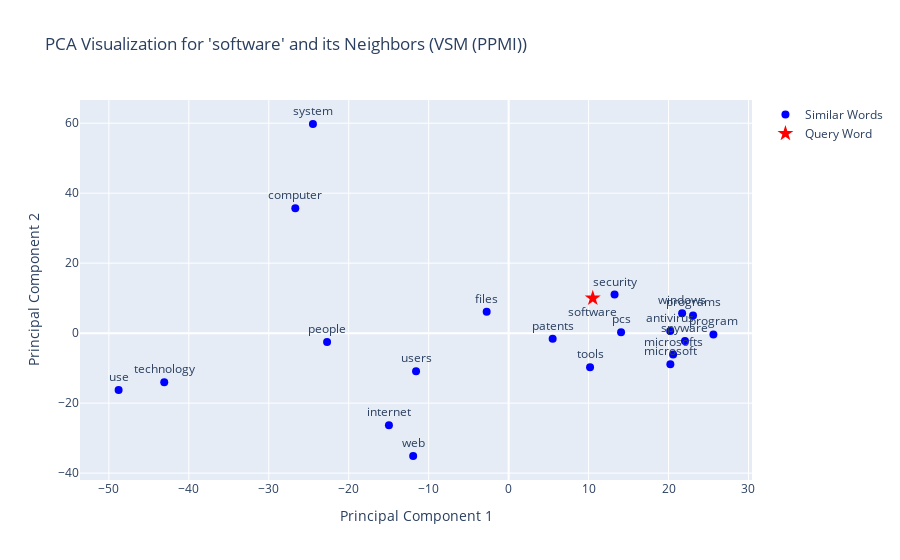
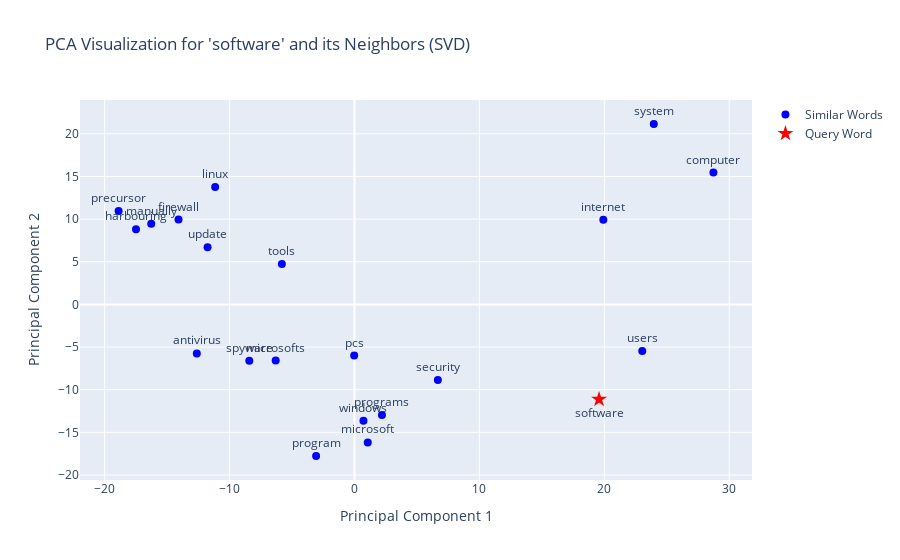
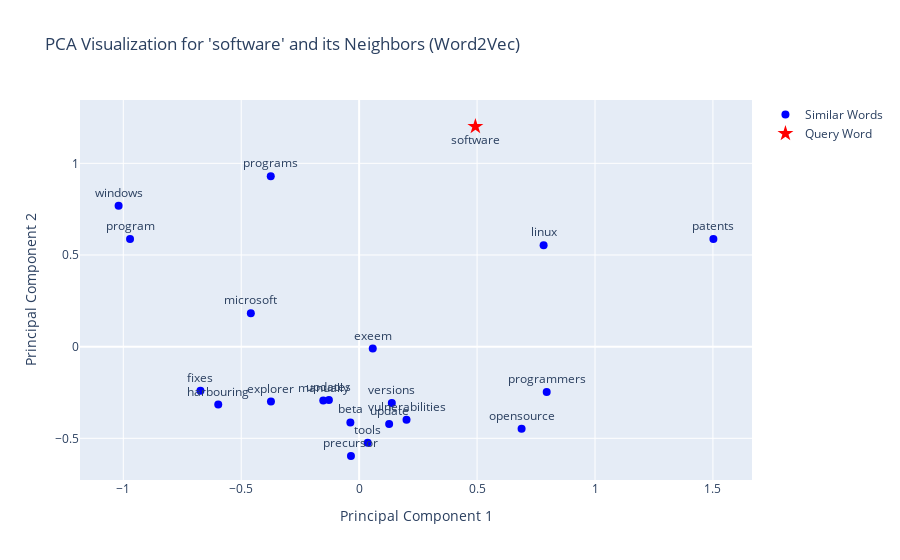
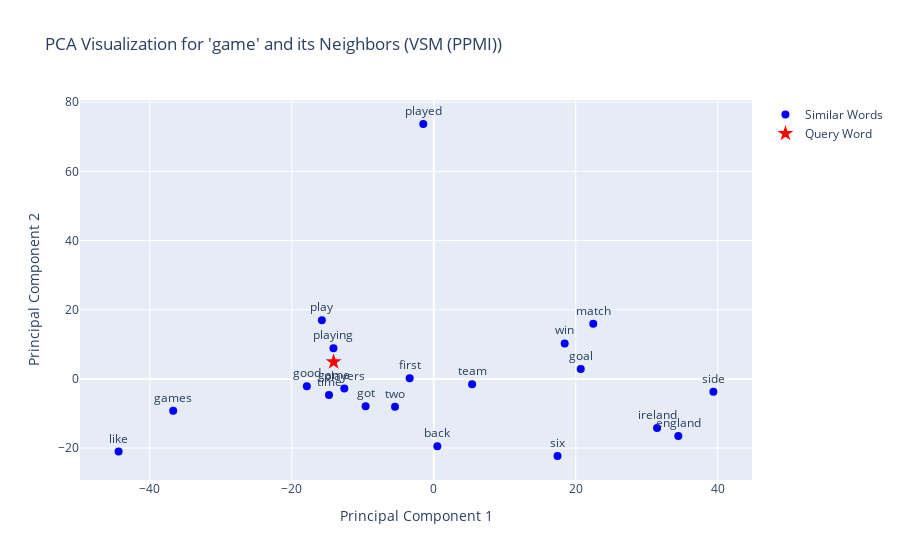

Notebook code for these charts, in order:
### Markdown cell above
Main Execution

### Code cell
def main():
    """Main function to run the evaluation."""
    loaded_objects = load_saved_objects()
    if loaded_objects is None:
        return
    
    ppmi_matrix, svd_matrix, w2v_matrix, word_to_id, id_to_word = loaded_objects
    
    query_keywords = {
        'tech': 'software',
        'sport': 'game',
        'politics': 'election',
        'entertainment': 'film',
        'business': 'market'
    }
    
    results_for_table = []
    
    for topic, keyword in query_keywords.items():
        print(f"--- Processing keyword for '{topic}': '{keyword}' ---")
        
        # Find top 20 similar words for each model
        similar_vsm = find_most_similar(keyword, ppmi_matrix, word_to_id, id_to_word)
        similar_svd = find_most_similar(keyword, svd_matrix, word_to_id, id_to_word)
        similar_w2v = find_most_similar(keyword, w2v_matrix, word_to_id, id_to_word)
        
        # Store results for the table
        results_for_table.append({
            "Query Word": f"{keyword} ({topic})",
            "Top 20 Similar Words (VSM)": ", ".join(similar_vsm),
            "Top 20 Similar Words (SVD)": ", ".join(similar_svd),
            "Top 20 Similar Words (W2V Skipgram)": ", ".join(similar_w2v)
        })
        
        # Generate the PCA visualizations for each model
        visualize_word_neighborhood(keyword, similar_vsm, ppmi_matrix, word_to_id, "VSM (PPMI)")
        visualize_word_neighborhood(keyword, similar_svd, svd_matrix, word_to_id, "SVD")
        visualize_word_neighborhood(keyword, similar_w2v, w2v_matrix, word_to_id, "Word2Vec")

    # Display the final results table
    results_df = pd.DataFrame(results_for_table)
    print("\n\n FINAL SIMILARITY RESULTS TABLE ")
    print(results_df.to_string())

if __name__ == "__main__":
    main()

### Figure 1 — Plotly figure (JSON) as saved in the notebook; plotly's stock layout.template omitted (floating-point values rounded to 4 significant figures)
{"data": [{"marker": {"color": "blue", "size": 8}, "mode": "markers+text", "name": "Similar Words", "text": ["microsoft", "programs", "users", "antivirus", "windows", "program", "computer", "spyware", "security", "pcs", "system", "microsofts", "use", "internet", "web", "files", "people", "patents", "tools", "technology"], "textposition": "top center", "type": "scatter", "x": [20.23, 23.06, -11.58, 20.21, 21.7, 25.61, -26.68, 22.05, 13.25, 14.06, -24.48, 20.57, -48.78, -14.97, -11.94, -2.746, -22.71, 5.507, 10.18, -43.08], "y": [-8.901, 5.061, -10.91, 0.5952, 5.705, -0.3641, 35.67, -2.237, 11.03, 0.2853, 59.77, -6.113, -16.26, -26.31, -35.11, 6.079, -2.552, -1.613, -9.741, -14.06]}, {"marker": {"color": "red", "size": 12, "symbol": "star"}, "mode": "markers+text", "name": "Query Word", "text": ["software"], "textposition": "bottom center", "type": "scatter", "x": [10.52], "y": [9.978]}], "layout": {"showlegend": true, "title": {"text": "PCA Visualization for 'software' and its Neighbors (VSM (PPMI))"}, "xaxis": {"title": {"text": "Principal Component 1"}}, "yaxis": {"title": {"text": "Principal Component 2"}}}}

### Figure 2 — Plotly figure (JSON) as saved in the notebook; plotly's stock layout.template omitted (floating-point values rounded to 4 significant figures)
{"data": [{"marker": {"color": "blue", "size": 8}, "mode": "markers+text", "name": "Similar Words", "text": ["programs", "microsoft", "windows", "users", "program", "microsofts", "linux", "computer", "pcs", "antivirus", "security", "firewall", "tools", "harbouring", "system", "precursor", "spyware", "update", "manually", "internet"], "textposition": "top center", "type": "scatter", "x": [2.199, 1.063, 0.7204, 23.04, -3.071, -6.307, -11.15, 28.73, -0.02194, -12.62, 6.675, -14.09, -5.813, -17.49, 23.96, -18.88, -8.419, -11.76, -16.27, 19.92], "y": [-12.95, -16.18, -13.65, -5.452, -17.77, -6.581, 13.76, 15.45, -5.994, -5.743, -8.856, 9.947, 4.743, 8.805, 21.15, 10.96, -6.605, 6.697, 9.469, 9.939]}, {"marker": {"color": "red", "size": 12, "symbol": "star"}, "mode": "markers+text", "name": "Query Word", "text": ["software"], "textposition": "bottom center", "type": "scatter", "x": [19.58], "y": [-11.13]}], "layout": {"showlegend": true, "title": {"text": "PCA Visualization for 'software' and its Neighbors (SVD)"}, "xaxis": {"title": {"text": "Principal Component 1"}}, "yaxis": {"title": {"text": "Principal Component 2"}}}}

### Figure 3 — Plotly figure (JSON) as saved in the notebook; plotly's stock layout.template omitted (floating-point values rounded to 4 significant figures)
{"data": [{"marker": {"color": "blue", "size": 8}, "mode": "markers+text", "name": "Similar Words", "text": ["programmers", "exeem", "linux", "programs", "manually", "beta", "windows", "opensource", "updates", "patents", "vulnerabilities", "tools", "microsoft", "update", "versions", "program", "fixes", "explorer", "precursor", "harbouring"], "textposition": "top center", "type": "scatter", "x": [0.7953, 0.05768, 0.7821, -0.3747, -0.1521, -0.03722, -1.02, 0.6887, -0.1282, 1.502, 0.2009, 0.03624, -0.4592, 0.1272, 0.1385, -0.9714, -0.6728, -0.3739, -0.03469, -0.5974], "y": [-0.2474, -0.01048, 0.553, 0.9298, -0.2938, -0.4131, 0.7685, -0.4482, -0.2911, 0.5874, -0.3994, -0.5236, 0.1816, -0.422, -0.3069, 0.5868, -0.24, -0.2998, -0.5964, -0.316]}, {"marker": {"color": "red", "size": 12, "symbol": "star"}, "mode": "markers+text", "name": "Query Word", "text": ["software"], "textposition": "bottom center", "type": "scatter", "x": [0.4929], "y": [1.201]}], "layout": {"showlegend": true, "title": {"text": "PCA Visualization for 'software' and its Neighbors (Word2Vec)"}, "xaxis": {"title": {"text": "Principal Component 1"}}, "yaxis": {"title": {"text": "Principal Component 2"}}}}

### Figure 4 — Plotly figure (JSON) as saved in the notebook; plotly's stock layout.template omitted (floating-point values rounded to 4 significant figures)
{"data": [{"marker": {"color": "blue", "size": 8}, "mode": "markers+text", "name": "Similar Words", "text": ["games", "play", "players", "match", "playing", "first", "good", "win", "got", "played", "side", "time", "back", "two", "england", "goal", "like", "team", "six", "ireland"], "textposition": "top center", "type": "scatter", "x": [-36.71, -15.76, -12.6, 22.47, -14.13, -3.393, -17.88, 18.44, -9.601, -1.478, 39.4, -14.76, 0.5039, -5.46, 34.46, 20.71, -44.4, 5.404, 17.44, 31.46], "y": [-9.226, 16.99, -2.811, 15.96, 8.869, 0.1756, -2.143, 10.26, -7.94, 73.71, -3.735, -4.681, -19.48, -8.073, -16.54, 2.887, -21.03, -1.581, -22.3, -14.22]}, {"marker": {"color": "red", "size": 12, "symbol": "star"}, "mode": "markers+text", "name": "Query Word", "text": ["game"], "textposition": "bottom center", "type": "scatter", "x": [-14.11], "y": [4.895]}], "layout": {"showlegend": true, "title": {"text": "PCA Visualization for 'game' and its Neighbors (VSM (PPMI))"}, "xaxis": {"title": {"text": "Principal Component 1"}}, "yaxis": {"title": {"text": "Principal Component 2"}}}}
